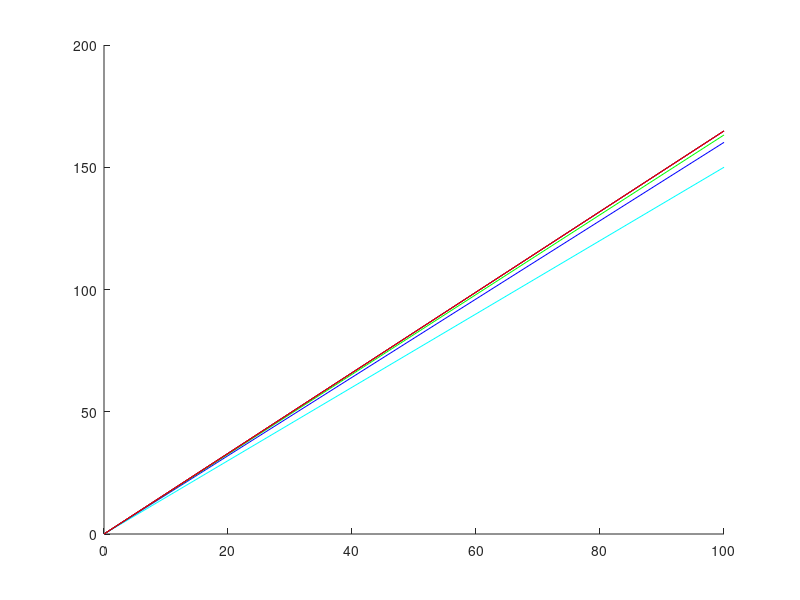

Recreate this plot in MATLAB.
n1 = 1;
n2 = 4;
n3 = 12;
n4 = 365;
n5 = 10000;
n6 = 20000;
K= 100;
r = 0.5;
y1 = 1;
y2 = 1;
y3 = 1;
y4 = 1;
y5 = 1;
y6 = 1;

for i = 1:n1
    y1 = y1 .* (1 + r./n1);
end
    y1 = K .* y1;
   
    for i = 1:n2
    y2 = y2 .* (1 + r./n2);
    end
    y2 = K .* y2;
    
    for i = 1:n3
    y3 = y3 .* (1 + r./n3);
    end
    y3 = K .* y3;
    
    for i = 1:n4
    y4 = y4 .* (1 + r./n4);
    end
    y4 = K .* y4;
    
    for i = 1:n5
    y5 = y5 .* (1 + r./n5);
    end
    y5 = K .* y5;
    
    for i = 1:n6
    y6 = y6 .* (1 + r./n6);
    end
    y6 = K .* y6;
    hold on
    plot([0,K],[0,y1],'c')
           
    plot([0,K],[0,y2],'b')
       
    plot([0,K],[0,y3],'g')
           
    plot([0,K],[0,y4],'m')
      
    plot([0,K],[0,y5],'k')
    
    plot([0,K],[0,y6],'r')
    hold off
    